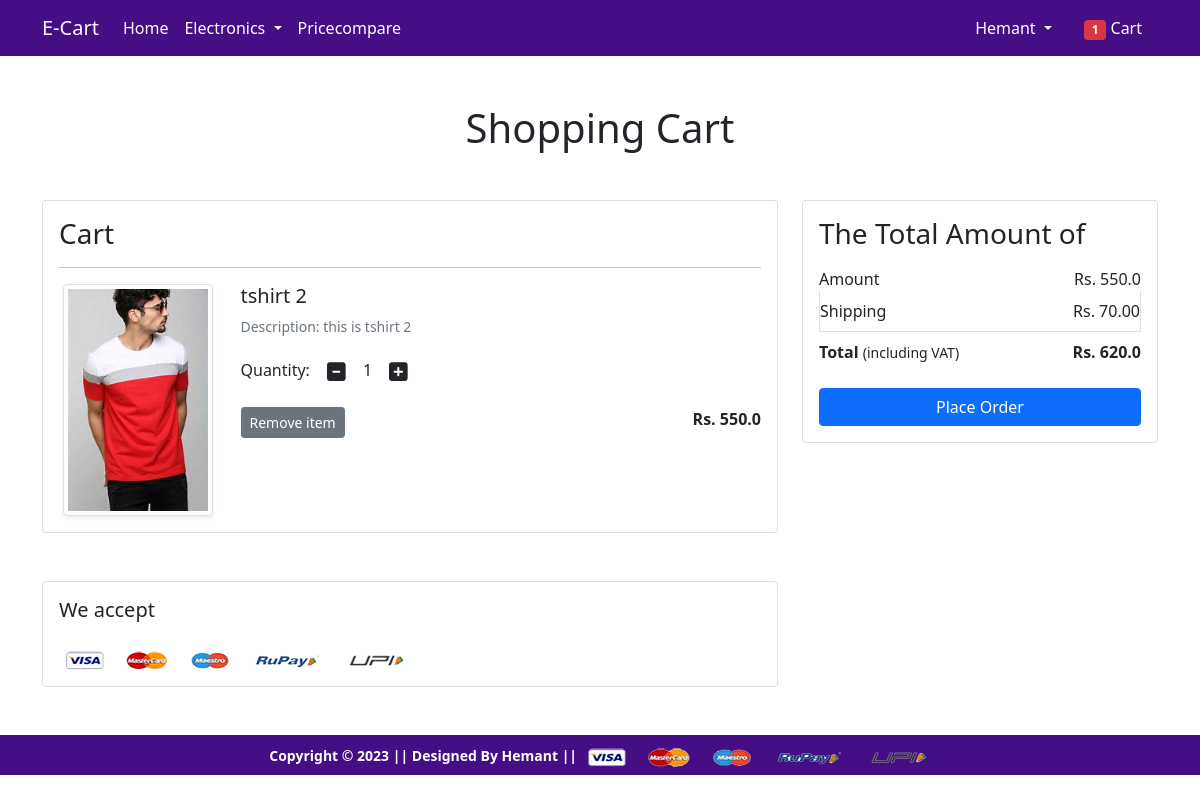
The app's page /cart/ (signed in) with its own data.
### app/models.py (models this page shows, shortened)
class Cart(models.Model):
    user=models.ForeignKey(User,on_delete=models.CASCADE)
    product=models.ForeignKey(Product,on_delete=models.CASCADE)
    quantity=models.PositiveIntegerField(default=1)

class Product(models.Model):
    title=models.CharField(max_length=100)
    selling_price=models.FloatField()
    discounted_price=models.FloatField()
    description=models.TextField()
    brand=models.CharField(max_length=100)
    category=models.CharField(choices=CATEGORY_CHOICES,max_length=2)
    product_image=models.ImageField(upload_to="productimg")

### app/views.py (the view)
# urls.py: path('cart/',views.show_cart,name="showcart"),
def show_cart(request):
    if request.user.is_authenticated:
        user=request.user
        cart=Cart.objects.filter(user=user)
        amount=0.0
        shipping_amount=70
        total_amount=0.0
        cart_product=[p for p in Cart.objects.all() if p.user==request.user]
        request.session['items_total']=len(cart_product)
        if cart_product:
            for p in cart_product:
                tempamount=(p.quantity*p.product.discounted_price)
                amount+=tempamount
                totalamount=shipping_amount+amount
            return render(request, 'app/addtocart.html',{'carts':cart,'totalamount':totalamount,'amount':amount})
        else:
            return render(request,'app/emptycart.html')

### app/templates/app/addtocart.html (shortened to what this page needs)
{% extends 'app/base.html' %}
{% load static %}
{% block main-content %}
<div class="container my-5">
 <div class="row">
  <h1 class="text-center mb-5">Shopping Cart</h1>
  <div class="col-sm-8">
  <div class="card">
   <div class="card-body">
    <h3>Cart</h3>
    {%for cart in carts%}
    <hr>
    <div class="row">
     <div class="col-sm-3 text-center align-self-center"><img src="{{ cart.product.product_image.url }}" alt="" srcset="" class="img-fluid img-thumbnail shadow-sm" height="150" width="150"> </div>
     <div class="col-sm-9">
      <div>
       <h5>{{cart.product.title}}</h5>
       <p class="mb-2 text-muted small">Description: {{cart.product.description}}</p>
       <div class="my-3">
        <label for="quantity">Quantity:</label>
        <a class="minus-cart btn" pid={{cart.product.id}}><i class="fas fa-minus-square fa-lg"></i></a>
          <span id="quantity">{{cart.quantity}}</span>
        <a class="plus-cart btn" pid={{cart.product.id}}><i class="fas fa-plus-square fa-lg"></i></a>
       </div>
       <div class="d-flex justify-content-between">
        <a class="btn btn-sm btn-secondary mr-3 remove-cart" pid={{cart.product.id}}>Remove item </a>
        <p class="mb-0"><span><strong>Rs. {{cart.product.discounted_price}}</strong></span></p>
       </div>
      </div>
     </div>
    </div>
    {%endfor%}
   </div>
   </div>
  </div>
  <div class="col-sm-4">
   <div class="card">
    <div class="card-body">
      <h3>The Total Amount of</h3>
      <ul class="list-group">
       <li class="list-group-item d-flex justify-content-between align-items-center border-0 px-0 pb-0">Amount<span>Rs. <span id="amount"> {{amount}}</span></span></li>
       <li class="list-group-item d-flex justify-content-between align-items-center px-0">Shipping<span>Rs. 70.00</span></li>
       <li class="list-group-item d-flex justify-content-between align-items-center border-0 px-0 mb-3">
        <div>
           <strong>Total</strong> <small>(including VAT)</small>
         </div>
         <span><strong>Rs. <strong id="totalamount"> {{totalamount}}</strong></strong></span>
       </li>
      </ul>
      <div class="d-grid"><a href="{% url 'checkout' %}" class="btn btn-primary">Place Order</a></div>
    </div>
   </div>
  </div>
 </div>
</div>
<div class="container">
 <div class="row">
  <div class="col-sm-8">
   <div class="card">
    <div class="card-body">
      <h5 class="mb-4">We accept</h5>
      <img src="{% static 'app/images/payment.png' %}" alt="" class="img-fluid">
    </div>
  </div>
  </div>
 </div>
</div>
{% endblock main-content %}

### app/templates/app/base.html (shortened to what this page needs)
<!doctype html>
{% load static %}
<html lang="en">
  <head>
    <link href="https://cdn.jsdelivr.net/npm/bootstrap@5.0.0-beta1/dist/css/bootstrap.min.css" rel="stylesheet">
    <link rel="stylesheet" href="{% static 'app/css/owl.carousel.min.css' %}">
    <link rel="stylesheet" href="{% static 'app/css/all.min.css' %}">
    <link rel="stylesheet" href="{% static 'app/css/style.css' %}">
  </head>
  <body>
    <nav class="navbar navbar-expand-lg navbar-dark  mb-3">
     <div class="container">
       <a class="navbar-brand" href="/">E-Cart</a>
       <div class="collapse navbar-collapse" id="navbarSupportedContent">
         <ul class="navbar-nav me-auto mb-2 mb-lg-0">
           <li class="nav-item">
             <a class="nav-link active" aria-current="page" href="/">Home</a>
           </li>
           <li class="nav-item dropdown">
             <a class="nav-link dropdown-toggle text-white" href="#" id="electronicsDropdown" role="button" data-bs-toggle="dropdown" aria-expanded="false">
               Electronics
             </a>
           </li>
           <li class="nav-item">
            <a class="nav-link active" aria-current="page" href="{% url 'pricecompare' %}">Pricecompare</a>
          </li>
         </ul>
         <div>
          <ul class="navbar-nav me-auto mb-2 mb-lg-0">
            {% if request.user.is_authenticated %}
           <li class="nav-item dropdown mx-2">
              <a class="nav-link dropdown-toggle text-white" href="#" id="profileDropdown" role="button" data-bs-toggle="dropdown" aria-expanded="false">
                {{request.user.username|capfirst}}
              </a>
            </li>
            <li class="nav-item mx-2">
             <a href="{% url 'showcart' %}" class="nav-link text-white"><span class="badge bg-danger"> {{request.session.items_total}}</span> Cart </a>
            </li>
          {% endif %}
         </div>
       </div>
     </div>
    </nav>
    {% block main-content %} {% endblock main-content %}
    <footer class="container-fluid text-center p-2 mt-5">
        <small class="text-white"><b> Copyright &copy; 2023 || Designed By Hemant ||</b> </small>
        <img src="{% static 'app/images/payment.png' %}" alt="" srcset="" class="img-fluid" height="2px">
    </footer>
  </body>
</html>

### app/templates/app/base.html (style rules this page uses)
nav { background-color: #460e85 !important; }
footer { background-color:#460e85 !important; }

### records on screen
Cart: product.product_image (picture), product "tshirt 2", product.description "this is tshirt 2", quantity "1", product.discounted_price "550.0"

### other values on screen
{{ request.user.username|capfirst }} "Hemant"
{{ request.session.items_total }} "1"
{{ amount }} "550.0"
{{ totalamount }} "620.0"
